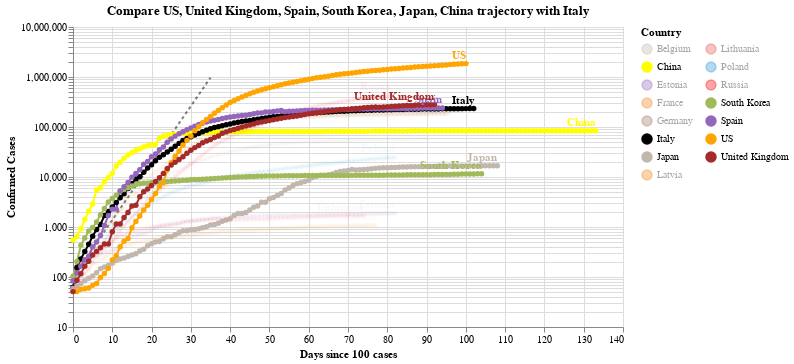

Notebook code for this chart:
### Code cell
#hide_input
chart2 = make_since_chart(dff2, ['US', 'United Kingdom', 'Spain', 'South Korea', 'Japan', 'China'], baseline_countries)
chart2

### Figure 1 — Vega-Lite specification as saved in the notebook (floating-point values rounded to 4 significant figures; data arrays with more than 128 entries replaced by an {"elided": "..."} marker saying what was removed)
{"config": {"view": {"continuousWidth": 400, "continuousHeight": 300}}, "layer": [{"data": {"name": "data-628230001892d6798b50651be41d1b3e"}, "mark": {"type": "line", "color": "black", "opacity": 0.5, "strokeDash": [3, 3]}, "encoding": {"x": {"type": "quantitative", "field": "Days since 100 cases"}, "y": {"type": "quantitative", "field": "Confirmed Cases"}}}, {"data": {"name": "data-697d10b4ae865987bb73bd533e16f802"}, "mark": {"type": "line", "point": true}, "encoding": {"color": {"type": "nominal", "field": "Country", "legend": {"columns": 2}, "scale": {"domain": ["Belgium", "China", "Estonia", "France", "Germany", "Italy", "Japan", "Latvia", "Lithuania", "Poland", "Russia", "South Korea", "Spain", "US", "United Kingdom"], "range": ["#C1B7AD", "yellow", "#9467bd", "#F58518", "#9D755D", "black", "#C1B7AD", "#F58518", "#E45756", "#2495D3", "red", "#A1BA59", "#9467bd", "orange", "brown"]}}, "opacity": {"condition": {"value": 1, "selection": "selector006"}, "value": 0.05}, "tooltip": [{"type": "nominal", "field": "Country"}, {"type": "temporal", "field": "Date"}, {"type": "quantitative", "field": "Confirmed Cases"}, {"type": "quantitative", "field": "Days since 100 cases"}], "x": {"type": "quantitative", "field": "Days since 100 cases"}, "y": {"type": "quantitative", "field": "Confirmed Cases", "scale": {"type": "log"}}}, "selection": {"selector006": {"type": "multi", "fields": ["Country"], "bind": "legend", "init": [{"Country": "US"}, {"Country": "United Kingdom"}, {"Country": "Spain"}, {"Country": "South Korea"}, {"Country": "Japan"}, {"Country": "China"}, {"Country": "Italy"}]}}, "width": 550}, {"data": {"name": "data-697d10b4ae865987bb73bd533e16f802"}, "mark": {"type": "text", "align": "right", "dy": -8, "fontWeight": "bold"}, "encoding": {"color": {"type": "nominal", "field": "Country", "legend": {"columns": 2}, "scale": {"domain": ["Belgium", "China", "Estonia", "France", "Germany", "Italy", "Japan", "Latvia", "Lithuania", "Poland", "Russia", "South Korea", "Spain", "US", "United Kingdom"], "range": ["#C1B7AD", "yellow", "#9467bd", "#F58518", "#9D755D", "black", "#C1B7AD", "#F58518", "#E45756", "#2495D3", "red", "#A1BA59", "#9467bd", "orange", "brown"]}}, "opacity": {"condition": {"value": 1, "selection": "selector006"}, "value": 0.05}, "text": {"type": "nominal", "field": "Country"}, "tooltip": [{"type": "nominal", "field": "Country"}, {"type": "temporal", "field": "Date"}, {"type": "quantitative", "field": "Confirmed Cases"}, {"type": "quantitative", "field": "Days since 100 cases"}], "x": {"type": "quantitative", "field": "Days since 100 cases"}, "y": {"type": "quantitative", "field": "Confirmed Cases", "scale": {"type": "log"}}}, "transform": [{"filter": "(datum['Date'] >= 1591142400000)"}], "width": 550}], "title": "Compare US, United Kingdom, Spain, South Korea, Japan, China trajectory with Italy", "$schema": "https://vega.github.io/schema/vega-lite/v4.0.2.json", "datasets": {"data-628230001892d6798b50651be41d1b3e": [{"Days since 100 cases": 0, "Confirmed Cases": 100.0}, {"Days since 100 cases": 1, "Confirmed Cases": 130.0}, {"Days since 100 cases": 2, "Confirmed Cases": 169.0}, {"Days since 100 cases": 3, "Confirmed Cases": 219.7}, {"Days since 100 cases": 4, "Confirmed Cases": 285.6}, {"Days since 100 cases": 5, "Confirmed Cases": 371.3}, {"Days since 100 cases": 6, "Confirmed Cases": 482.7}, {"Days since 100 cases": 7, "Confirmed Cases": 627.5}, {"Days since 100 cases": 8, "Confirmed Cases": 815.7}, {"Days since 100 cases": 9, "Confirmed Cases": 1060.0}, {"Days since 100 cases": 10, "Confirmed Cases": 1379.0}, {"Days since 100 cases": 11, "Confirmed Cases": 1792.0}, {"Days since 100 cases": 12, "Confirmed Cases": 2330.0}, {"Days since 100 cases": 13, "Confirmed Cases": 3029.0}, {"Days since 100 cases": 14, "Confirmed Cases": 3937.0}, {"Days since 100 cases": 15, "Confirmed Cases": 5119.0}, {"Days since 100 cases": 16, "Confirmed Cases": 6654.0}, {"Days since 100 cases": 17, "Confirmed Cases": 8650.0}, {"Days since 100 cases": 18, "Confirmed Cases": 11250.0}, {"Days since 100 cases": 19, "Confirmed Cases": 14620.0}, {"Days since 100 cases": 20, "Confirmed Cases": 19000.0}, {"Days since 100 cases": 21, "Confirmed Cases": 24710.0}, {"Days since 100 cases": 22, "Confirmed Cases": 32120.0}, {"Days since 100 cases": 23, "Confirmed Cases": 41750.0}, {"Days since 100 cases": 24, "Confirmed Cases": 54280.0}, {"Days since 100 cases": 25, "Confirmed Cases": 70560.0}, {"Days since 100 cases": 26, "Confirmed Cases": 91730.0}, {"Days since 100 cases": 27, "Confirmed Cases": 119300.0}, {"Days since 100 cases": 28, "Confirmed Cases": 155000.0}, {"Days since 100 cases": 29, "Confirmed Cases": 201500.0}, {"Days since 100 cases": 30, "Confirmed Cases": 262000.0}, {"Days since 100 cases": 31, "Confirmed Cases": 340600.0}, {"Days since 100 cases": 32, "Confirmed Cases": 442800.0}, {"Days since 100 cases": 33, "Confirmed Cases": 575600.0}, {"Days since 100 cases": 34, "Confirmed Cases": 748300.0}, {"Days since 100 cases": 35, "Confirmed Cases": 972800.0}], "data-697d10b4ae865987bb73bd533e16f802": {"elided": "1425 records"}}}
